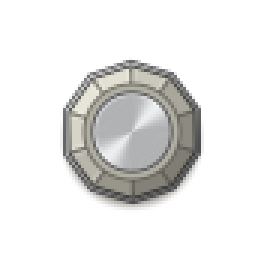
#> input picture design/knobs/knob_R20_idle.png, 88 x 88 px (shown 3 times larger); its folder holds 4 pictures in this run
$ python pack_assets.py
#> lines starting #> are read from the running program, lines starting #| are printed output that depends on the picture
#> in main, `k = Image.new("RGBA", (3 * KBOX, 4 * KBOX))`: k: PIL image 264x352 RGBA; every value is 0
#!/usr/bin/env python3
"""Собирает листы assets/knobs.png, keys.png, lamps.png и body.png из отдельных файлов design/<группа>/*.png
(обратно к tools/export_design.py). Размеры файлов должны совпадать с исходными."""
import os, shutil
from PIL import Image
ROOT = os.path.join(os.path.dirname(__file__), "..")
A = os.path.join(ROOT, "assets")
D = os.path.join(ROOT, "design")
KNOB_R = [20, 26, 28, 30]
KBOX, KS, LS = 88, 52, 40
STY = ["cream", "orange", "green", "grey"]
LCOL = ["red", "green", "amber"]


def put(sheet, path, x, y, w, h):
#> called with path = 'tools/../design/knobs/knob_R20_idle.png', x = 0, y = 0, w = 88, h = 88
    im = Image.open(path).convert("RGBA")
#> im is the input picture: PIL image 88x88 RGBA; mean R, G, B, A 35.9, 35.5, 34.2, 57
    if im.size != (w, h):
        raise SystemExit(f"{path}: размер {im.size}, нужен {(w, h)}")
    sheet.paste(im, (x, y))
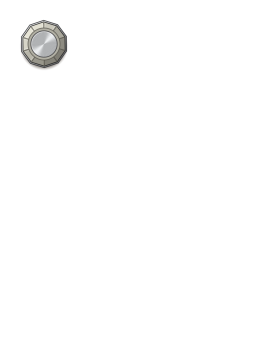
#> sheet: PIL image 264x352 RGBA; mean R, G, B, A 3, 3, 2.8, 4.7; transparent parts drawn white


def main():
    k = Image.new("RGBA", (3 * KBOX, 4 * KBOX))
    for i, R in enumerate(KNOB_R):
        for j, n in enumerate(["idle", "active", "pointer"]):
            put(k, f"{D}/knobs/knob_R{R}_{n}.png", j * KBOX, i * KBOX, KBOX, KBOX)
    k.save(f"{A}/knobs.png", optimize=True)
    ky = Image.new("RGBA", (4 * KS, 2 * KS))
    for c, s in enumerate(STY):
        put(ky, f"{D}/keys/key_{s}_up.png", c * KS, 0, KS, KS)
        put(ky, f"{D}/keys/key_{s}_down.png", c * KS, KS, KS, KS)
    ky.save(f"{A}/keys.png", optimize=True)
    lp = Image.new("RGBA", (6 * LS, LS))
    for c, s in enumerate(LCOL):
        put(lp, f"{D}/lamps/lamp_{s}_off.png", (c * 2) * LS, 0, LS, LS)
        put(lp, f"{D}/lamps/lamp_{s}_on.png", (c * 2 + 1) * LS, 0, LS, LS)
    lp.save(f"{A}/lamps.png", optimize=True)
    b = f"{D}/background/body.png"
    if os.path.exists(b):
        if Image.open(b).size != (960, 544):
            raise SystemExit("body.png должен быть 960x544")
        shutil.copy(b, f"{A}/body.png")
    print("ok")


if __name__ == "__main__":
#> (the run stopped early here; a loop or call above may not have finished)
